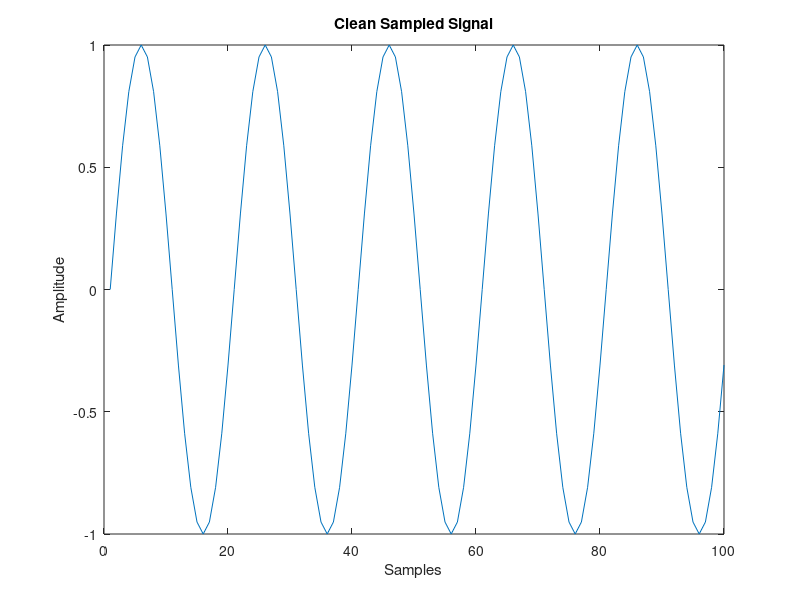
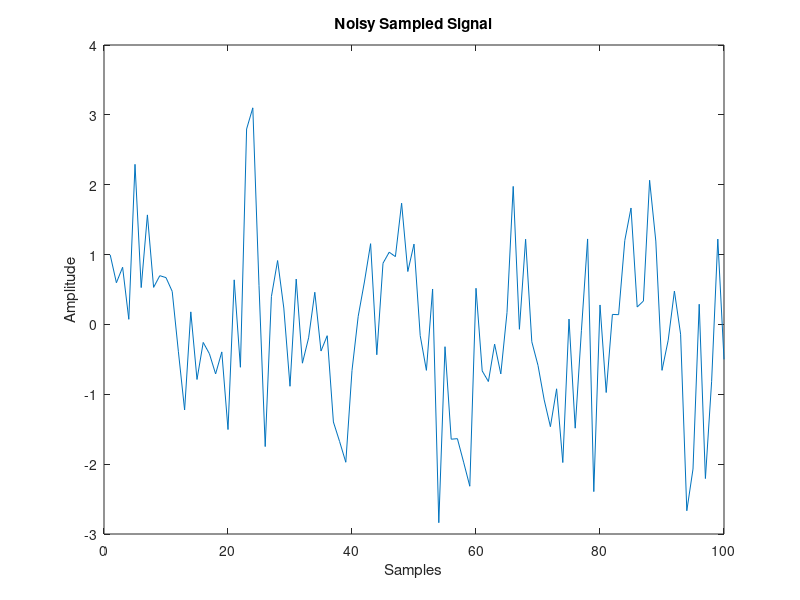

Recreate these plots in MATLAB, in order.
clc; clear all; close all; 
%Code by: circuitpotato
%Visit downtothecircuits.wordpress.com for more information 
 
%Purpose: This code example shows us how to sample a sine wave signal.
%It is advisable to play with the different specifications to get a feel of
%how sampling works. 
 
%Input Specifications
samples = 100;  % No. of samples/points shown on graph 
Fs = 20e3; % Nyquist Frequency / Sampling Frequency
f_signal = 1e3; % signal frequency
amp_signal = 1; % signal amplitude
 
%White noise specifications
mu=0;   % mean
std = 1;    % standard deviation
white_noise = std*randn(1,samples)+mu;
 
%x-axis Specifications (Best not to change)
p_nyquist = 1/Fs;  % Sampling Period 
dt = 0:p_nyquist:(samples-1)*p_nyquist; 
 
signal_clean = amp_signal*sin(2*pi*f_signal*dt);    % clean sine wave
signal_noisy = amp_signal*sin(2*pi*f_signal*dt)+white_noise;    %sine wave affected by white noise
 
figure(1);
plot(signal_clean); % Clean Signal
title('Clean Sampled Signal');
xlabel('Samples');
ylabel('Amplitude');
 
figure(2);
plot(signal_noisy); % Noisy Signal
title('Noisy Sampled Signal');
xlabel('Samples');
ylabel('Amplitude');
